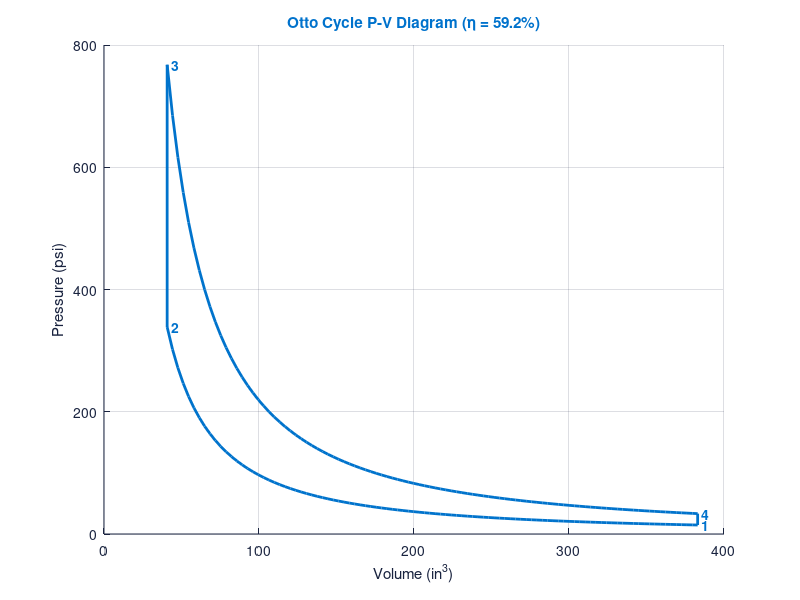
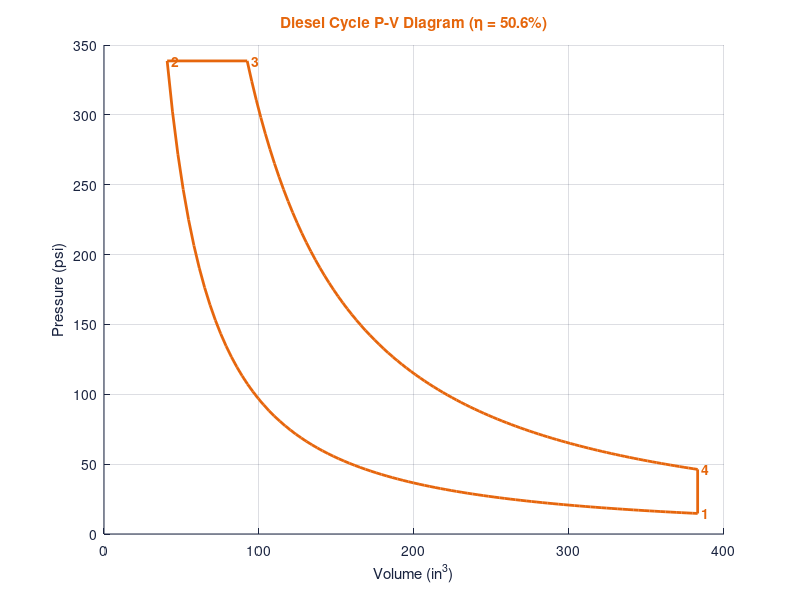
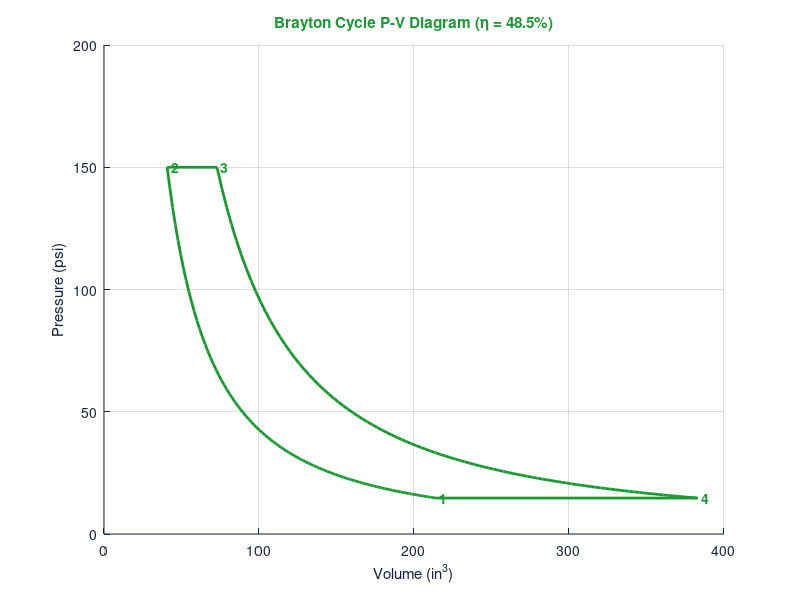
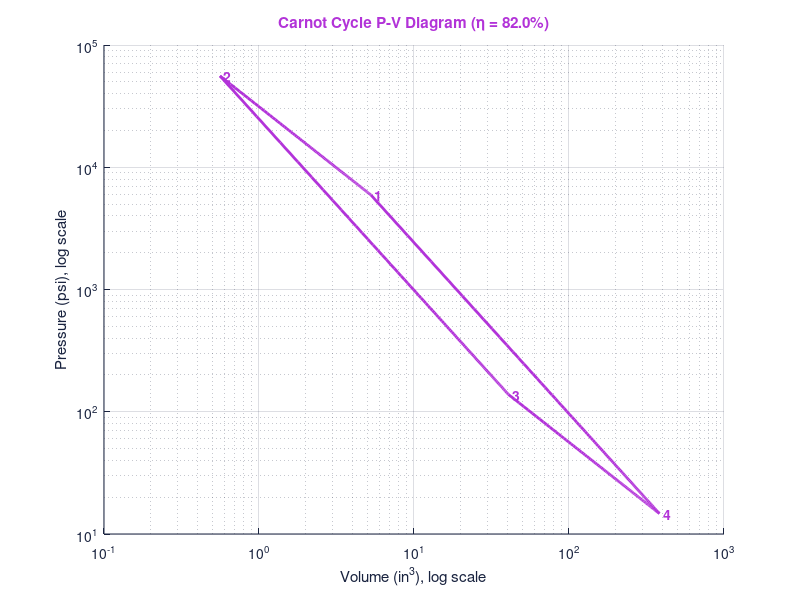

MATLAB code for these plots, in order:
%% ME 401 - 1970 Plymouth Road Runner 383 V8
% Testing different cycles to optimize engine efficiency
% Units: pressure [psi], volume [in^3], temperature [R], mass [lbm]
% Work/heat [in-lbf]
%
% Assumptions (from mind map): working fluid is air (ideal gas),
% ideal cycles, no friction/heat losses, closed system, uniform properties.

clear; clc; close all;

%% ---------------- Colors (no black) ----------------
% White background, dark navy axes/text so everything is readable.
cBg      = [1 1 1];            % white background (figure and axes)
cText    = [0.10 0.14 0.25];   % dark navy for axes, tick labels, grid, text
cOtto    = [0.00 0.45 0.80];   % Fig 1: blue
cDiesel  = [0.90 0.40 0.05];   % Fig 2: orange
cBrayton = [0.10 0.60 0.20];   % Fig 3: green
cCarnot  = [0.70 0.20 0.85];   % Fig 4: magenta
cBars    = [0.45 0.50 0.60];   % Fig 5: all bars the same slate grey
set(groot,'defaultFigureColor',cBg,'defaultAxesColor',cBg, ...
          'defaultFigureInvertHardcopy','off', ...
          'defaultAxesXColor',cText,'defaultAxesYColor',cText, ...
          'defaultAxesGridColor',cText,'defaultAxesGridAlpha',0.15, ...
          'defaultTextColor',cText);

%% ---------------- Inputs ----------------
Pmin = 14.7;     % psi  (state 1 pressure, atmospheric)
Pmax = 150;      % psi  (Brayton high pressure; edit as needed)
Tmin = 540;      % R    (state 1 temperature, ~80 F)
Tmax = 3000;     % R    (peak cycle temperature)
Vmax = 383;      % in^3 (engine displacement)
r    = 9.4;      % compression ratio (9.4:1)
k    = 1.4;      % specific heat ratio of air
R    = 53.35*12; % gas constant of air, in-lbf/(lbm-R)  (53.35 ft-lbf/lbm-R)

cv = R/(k-1);    % specific heats, in-lbf/(lbm-R)
cp = k*R/(k-1);

%% ---------------- Calculations ----------------
Vmin = Vmax/r;                 % in^3
% Mass of air: evaluated at state 1 (bottom dead center: Pmin, Vmax, Tmin).
% NOTE: your pseudocode used Pmax, Vmax, Tmax; those are not a single state
% of the cycle, so state 1 is used here. See the note at the bottom.
m = Pmin*Vmax/(R*Tmin);        % lbm

%% ======== OTTO CYCLE ========
% 1->2 isentropic compression, 2->3 constant-volume heat addition,
% 3->4 isentropic expansion, 4->1 constant-volume heat rejection
V1 = Vmax;  P1 = Pmin;  T1 = Tmin;
V2 = Vmin;
P2 = P1*(V1/V2)^k;                 % find P2
T2 = T1*(V1/V2)^(k-1);
V3 = V2;    T3 = Tmax;
P3 = P2*T3/T2;                     % constant volume, ideal gas
V4 = Vmax;
P4 = P3*(V3/V4)^k;                 % find P4

eta_otto = 1 - 1/r^(k-1);          % efficiency
Qin_otto  = m*cv*(T3 - T2);
Wout_otto = eta_otto*Qin_otto;

figure(1); hold on; grid on;
Va = linspace(V1,V2,100);  plot(Va, P1*(V1./Va).^k, 'Color', cOtto, 'LineWidth', 2);
plot([V2 V3],[P2 P3], 'Color', cOtto, 'LineWidth', 2);
Vb = linspace(V3,V4,100);  plot(Vb, P3*(V3./Vb).^k, 'Color', cOtto, 'LineWidth', 2);
plot([V4 V1],[P4 P1], 'Color', cOtto, 'LineWidth', 2);
text([V1 V2 V3 V4],[P1 P2 P3 P4],{' 1',' 2',' 3',' 4'}, 'Color', cOtto, 'FontWeight','bold');
xlabel('Volume (in^3)'); ylabel('Pressure (psi)');
title(sprintf('Otto Cycle P-V Diagram (\\eta = %.1f%%)', 100*eta_otto), 'Color', cOtto);

%% ======== DIESEL CYCLE ========
% 1->2 isentropic compression, 2->3 constant-pressure heat addition,
% 3->4 isentropic expansion, 4->1 constant-volume heat rejection
D1_V = Vmax; D1_P = Pmin; D1_T = Tmin;
D2_V = Vmin;
D2_P = D1_P*(D1_V/D2_V)^k;
D2_T = D1_T*(D1_V/D2_V)^(k-1);
D3_T = Tmax;
D3_P = D2_P;                       % constant pressure (see note on Pmax)
D3_V = m*R*D3_T/D3_P;              % V3 = mRT3/P3
rc   = D3_V/Vmin;                  % cutoff ratio
D4_V = Vmax;
D4_P = D3_P*(D3_V/D4_V)^k;         % find P4

if D3_V >= Vmax || rc <= 1
    warning('Diesel: cutoff volume V3 = %.1f in^3 is not between Vmin and Vmax. Check Tmax.', D3_V);
end

eta_diesel = 1 - (1/r^(k-1)) * (rc^k - 1)/(k*(rc - 1));
Qin_diesel  = m*cp*(D3_T - D2_T);
Wout_diesel = eta_diesel*Qin_diesel;

figure(2); hold on; grid on;
Va = linspace(D1_V,D2_V,100); plot(Va, D1_P*(D1_V./Va).^k, 'Color', cDiesel, 'LineWidth', 2);
plot([D2_V D3_V],[D2_P D3_P], 'Color', cDiesel, 'LineWidth', 2);
Vb = linspace(D3_V,D4_V,100); plot(Vb, D3_P*(D3_V./Vb).^k, 'Color', cDiesel, 'LineWidth', 2);
plot([D4_V D1_V],[D4_P D1_P], 'Color', cDiesel, 'LineWidth', 2);
text([D1_V D2_V D3_V D4_V],[D1_P D2_P D3_P D4_P],{' 1',' 2',' 3',' 4'}, 'Color', cDiesel, 'FontWeight','bold');
xlabel('Volume (in^3)'); ylabel('Pressure (psi)');
title(sprintf('Diesel Cycle P-V Diagram (\\eta = %.1f%%)', 100*eta_diesel), 'Color', cDiesel);

%% ======== BRAYTON CYCLE ========
% 1->2 isentropic compression, 2->3 constant-pressure heat addition,
% 3->4 isentropic expansion, 4->1 constant-pressure heat rejection
rp   = Pmax/Pmin;                          % pressure ratio
B1_P = Pmin; B2_P = Pmax; B3_P = Pmax; B4_P = Pmin;
B2_V = Vmin;                               % V2 = Vmin
B1_V = B2_V*(B2_P/B1_P)^(1/k);             % calculate V1
B4_V = Vmax;                               % V4 = Vmax
B3_V = B4_V*(B4_P/B3_P)^(1/k);             % calculate V3

if B3_V <= B2_V
    warning('Brayton: V3 <= V2, so no heat is added. Lower Pmax (rp must be < r^(k/2)).');
end

eta_brayton = 1 - 1/rp^((k-1)/k);
B2_T = Tmin*rp^((k-1)/k);
Qin_brayton  = m*cp*(Tmax - B2_T);
Wout_brayton = eta_brayton*Qin_brayton;

figure(3); hold on; grid on;
Va = linspace(B1_V,B2_V,100); plot(Va, B1_P*(B1_V./Va).^k, 'Color', cBrayton, 'LineWidth', 2);
plot([B2_V B3_V],[B2_P B3_P], 'Color', cBrayton, 'LineWidth', 2);
Vb = linspace(B3_V,B4_V,100); plot(Vb, B3_P*(B3_V./Vb).^k, 'Color', cBrayton, 'LineWidth', 2);
plot([B4_V B1_V],[B4_P B1_P], 'Color', cBrayton, 'LineWidth', 2);
text([B1_V B2_V B3_V B4_V],[B1_P B2_P B3_P B4_P],{' 1',' 2',' 3',' 4'}, 'Color', cBrayton, 'FontWeight','bold');
xlabel('Volume (in^3)'); ylabel('Pressure (psi)');
title(sprintf('Brayton Cycle P-V Diagram (\\eta = %.1f%%)', 100*eta_brayton), 'Color', cBrayton);

%% ======== CARNOT CYCLE ========
% Between TH = Tmax and TL = Tmin.
% 2->1 isothermal expansion (TH), 1->4 isentropic expansion,
% 4->3 isothermal compression (TL), 3->2 isentropic compression
TH = Tmax;  TL = Tmin;
eta_carnot = 1 - TL/TH;

C4_V = Vmax;  C4_P = Pmin;                         % bottom dead center, at TL
C1_V = C4_V*(TL/TH)^(1/(k-1));                     % isentropic 1->4 (solved for V1)
C1_P = C4_P/((TL/TH)^(k/(k-1)));                   % P1
C3_V = Vmax/r;                                     % isothermal compression ratio = r
C3_P = C4_P*C4_V/C3_V;
C2_V = C3_V*(TL/TH)^(1/(k-1));                     % find V2
C2_P = C3_P/((TL/TH)^(k/(k-1)));                   % find P2

Qin_carnot  = m*R*TH*log(C1_V/C2_V);               % isothermal expansion at TH
Wout_carnot = eta_carnot*Qin_carnot;

figure(4); hold on; grid on;
Vi = linspace(C2_V,C1_V,100); plot(Vi, C2_P*C2_V./Vi, 'Color', cCarnot, 'LineWidth', 2);      % 2->1
Vi = linspace(C1_V,C4_V,100); plot(Vi, C1_P*(C1_V./Vi).^k, 'Color', cCarnot, 'LineWidth', 2); % 1->4
Vi = linspace(C4_V,C3_V,100); plot(Vi, C4_P*C4_V./Vi, 'Color', cCarnot, 'LineWidth', 2);      % 4->3
Vi = linspace(C3_V,C2_V,100); plot(Vi, C3_P*(C3_V./Vi).^k, 'Color', cCarnot, 'LineWidth', 2); % 3->2
text([C1_V C2_V C3_V C4_V],[C1_P C2_P C3_P C4_P],{' 1',' 2',' 3',' 4'}, 'Color', cCarnot, 'FontWeight','bold');
% Between Tmin and Tmax the isentropes span a huge range of V and P, so on linear
% axes the cycle is squashed against the axes. On log-log axes isotherms
% (PV = const) and isentropes (PV^k = const) are straight lines, so the
% cycle shows up as a box-like parallelogram.
set(gca,'XScale','log','YScale','log'); grid on;
xlabel('Volume (in^3), log scale'); ylabel('Pressure (psi), log scale');
title(sprintf('Carnot Cycle P-V Diagram (\\eta = %.1f%%)', 100*eta_carnot), 'Color', cCarnot);

%% ======== EFFICIENCY COMPARISON ========
names = {'Otto','Diesel','Brayton','Carnot'};
etas  = 100*[eta_otto eta_diesel eta_brayton eta_carnot];

figure(5);
hb = bar(etas); grid on;
set(hb,'FaceColor',cBars);
set(gca,'XTickLabel',names);
ylabel('Thermal efficiency (%)');
title('Cycle Efficiency Comparison', 'Color', cText);
labels = arrayfun(@(e) sprintf('%.1f%%', e), etas, 'UniformOutput', false);  % works in all MATLAB versions
text(1:4, etas, labels, 'HorizontalAlignment','center','VerticalAlignment','bottom');

%% ======== OUTPUTS ========
Qin  = [Qin_otto  Qin_diesel  Qin_brayton  Qin_carnot];
Wout = [Wout_otto Wout_diesel Wout_brayton Wout_carnot];
fprintf('\nMass of air m = %.4f lbm, Vmin = %.1f in^3\n\n', m, Vmin);
fprintf('%-9s %12s %14s %14s\n','Cycle','Efficiency','Qin (in-lbf)','Wout (in-lbf)');
for i = 1:4
    fprintf('%-9s %11.1f%% %14.1f %14.1f\n', names{i}, etas(i), Qin(i), Wout(i));
end

%% ---------------- Notes on changes from the pseudocode ----------------
% 1) m = Pmax*Vmax/(R*Tmax) mixes states. Mass is found at state 1 (Pmin, Vmax, Tmin).
% 2) Diesel P4: pseudocode used (V3/Vmin); isentropic expansion goes V3 -> V4 = Vmax,
%    so it is (V3/V4).
% 3) Diesel P3: constant-pressure heating means P3 = P2 (from the isentropic compression),
%    so Pmax is only used for Brayton.
% 4) Otto P3 was not in the pseudocode; it comes from P3 = P2*T3/T2 (constant volume).
% 5) Carnot state points are built from V4 = Vmax and an isothermal ratio equal to r.
% 6) The Carnot P-V diagram uses log-log axes so it is readable (see comment in that section).
